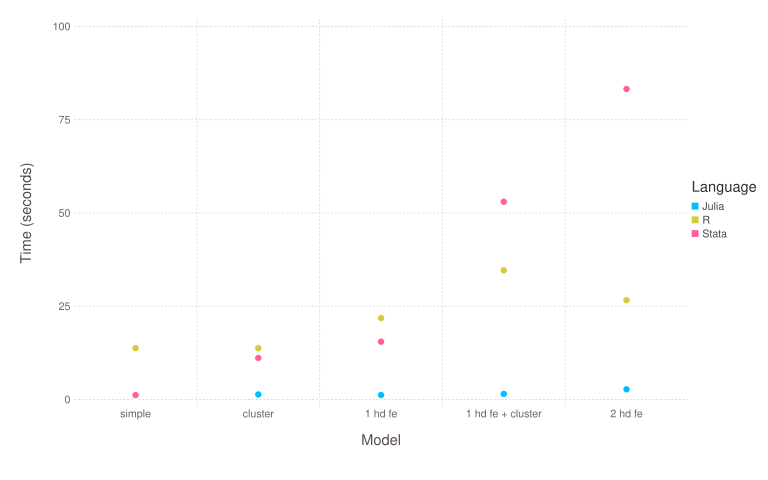

Source code (Julia):
using DataFrames, Gadfly
df = readtable("/Users/Matthieu/Dropbox/Github/FixedEffectModels/benchmark/benchmark.csv")
mdf = melt(df[[:Command, :Julia, :R, :Stata]], :Command)
mdf = rename(mdf, :variable, :Language)
p = plot(mdf, x = "Command", y = "value", color = "Language", Guide.ylabel("Time (seconds)"), Guide.xlabel("Model"),  Theme(default_point_size=1mm))
draw(SVG("result.svg", 8inch, 5inch), p)
